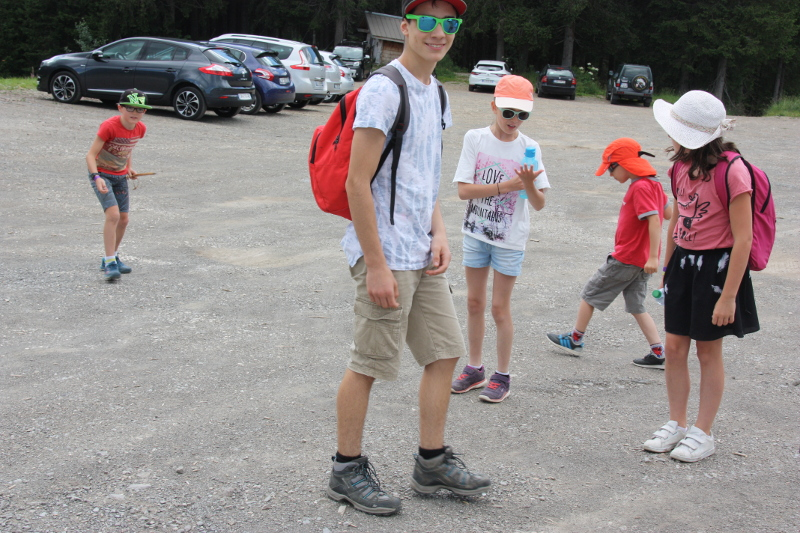
#> input picture code/test.jpg, 800 x 533 px
$ python pil5.py
#> lines starting #> are read from the running program, lines starting #| are printed output that depends on the picture
# -*- coding: utf-8 -*-
from PIL import Image
img = Image.open("test.jpg")
#> img is the input picture: PIL image 800x533 RGB; mean R, G, B 143.8, 136.6, 135.8
largeur=800
hauteur=533
for x in range(0,largeur):
    for y in range(0,hauteur):
        r,v,b=img.getpixel((x,y))
        r=255-r
        v=255-v
        b=255-b
        img.putpixel((x,y),(r,v,b))
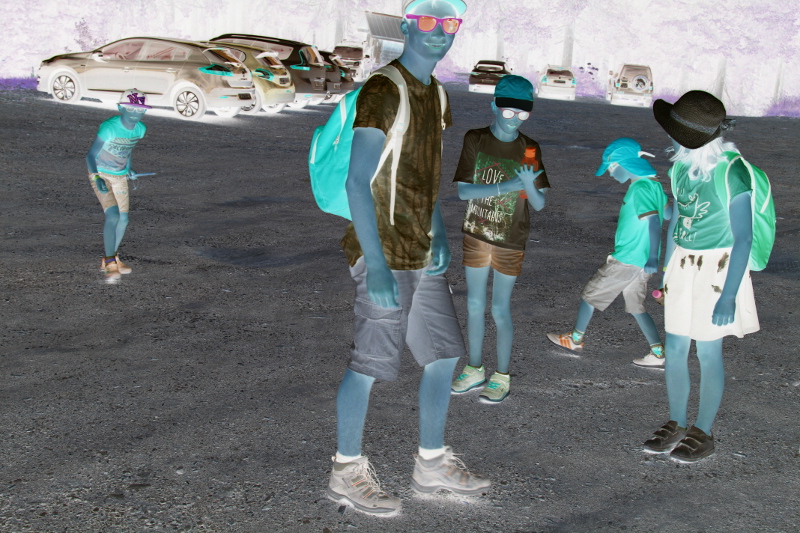
#> img: PIL image 800x533 RGB; mean R, G, B 111.2, 118.4, 119.2
img.show()
img.save("res_test.jpg","JPEG")
